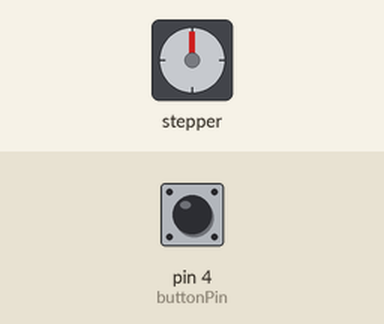
Recording of a sketch running on a simulated Arduino Uno, built with avr-gcc and run on an emulated ATmega328P. Shown: stepper motor. Wiring (inferred from the names in the program): stepper motor driver (200 steps per turn assumed): step pin 3; direction pin 2. The test bench sets the inputs (shaded band); at power-on: pin 4 (buttonPin) LOW.

Above: at 1.2 s.
1.3 s: pin 4 (buttonPin) pulled HIGH for 0.15 s
At 2.7 s:
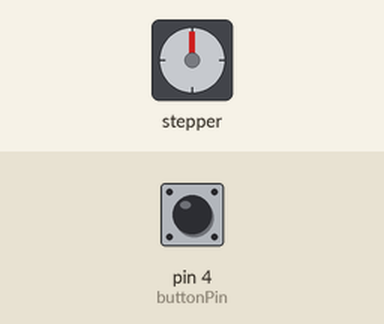
At 5.0 s:
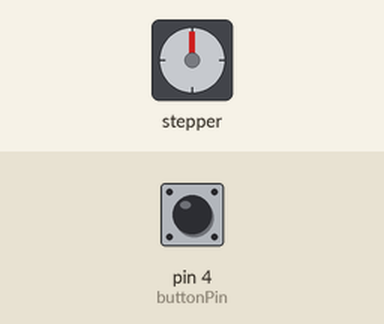
Timing chart, 0 to 65.9 s (numbered marks = the images above; inputs shaded):
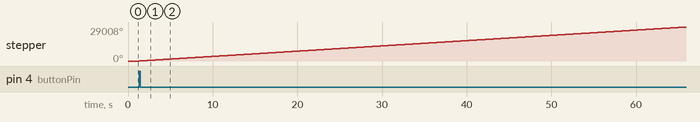

The sketch:

nema17.ino
```cpp
    /*Example sketch to control a stepper motor with A4988/DRV8825 stepper motor driver and Arduino without a library. More info: https://www.makerguides.com */
    // Define stepper motor connections and steps per revolution:
    #define dirPin 2
    #define stepPin 3
    #define stepsPerRevolution 200
    #define buttonPin 4
    int buttonState = 0;
    bool started = false;

    void setup() {
      // Declare pins as output:
      pinMode(stepPin, OUTPUT);
      pinMode(dirPin, OUTPUT);
    }
    void checkButton() {
      // Read button state
      buttonState = digitalRead(buttonPin);
      // And start moving motor
      if (buttonState == HIGH) {
        if (started)
          started = false;
        else
          started = true;
      }
    }
    void loop() {
      checkButton();

      if (started) {
        // Set the spinning direction clockwise:
        digitalWrite(dirPin, HIGH);
        // Spin the stepper motor 1 revolution slowly:
        for (int i = 0; i < 200; i++) {
          // These four lines result in 1 step:
          digitalWrite(stepPin, HIGH);
          delayMicroseconds(2000);
          digitalWrite(stepPin, LOW);
          delayMicroseconds(2000);
        }

      }

    }
```

Measured:
- after the input at 1.3 s, stepper: keeps turning clockwise at about 449°/s, starting at once
